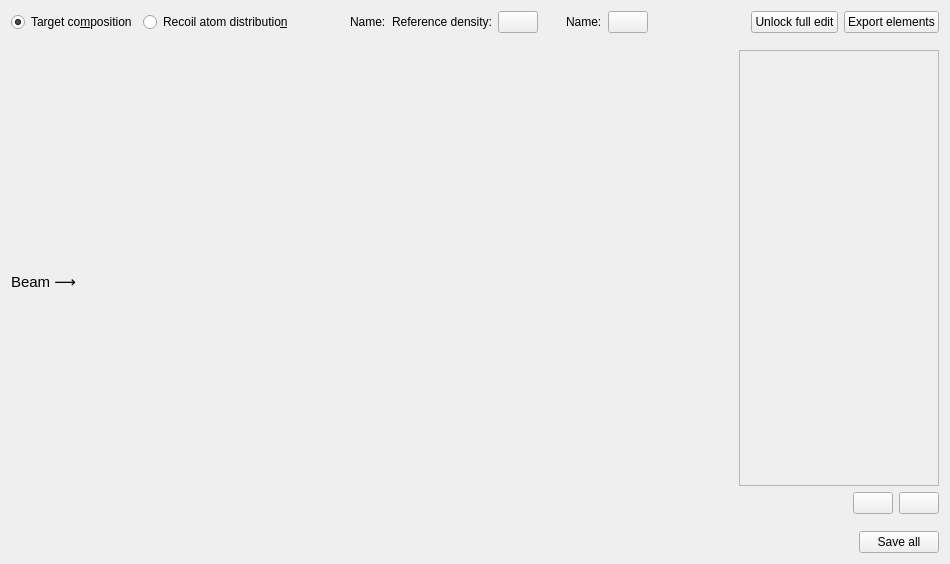
<?xml version="1.0" encoding="UTF-8"?>
<ui version="4.0">
 <class>TargetWidget</class>
 <widget class="QWidget" name="TargetWidget">
  <property name="geometry">
   <rect>
    <x>0</x>
    <y>0</y>
    <width>950</width>
    <height>564</height>
   </rect>
  </property>
  <property name="minimumSize">
   <size>
    <width>950</width>
    <height>564</height>
   </size>
  </property>
  <property name="windowTitle">
   <string>Target Composition and Recoil Atom Distribution</string>
  </property>
  <property name="styleSheet">
   <string notr="true"/>
  </property>
  <layout class="QGridLayout" name="gridLayout">
   <item row="0" column="0" rowspan="2" colspan="2">
    <layout class="QHBoxLayout" name="horizontalLayout_2">
     <item>
      <widget class="QRadioButton" name="targetRadioButton">
       <property name="text">
        <string>Target co&amp;mposition</string>
       </property>
       <property name="checked">
        <bool>true</bool>
       </property>
      </widget>
     </item>
     <item>
      <widget class="QRadioButton" name="recoilRadioButton">
       <property name="text">
        <string>Recoil atom distributio&amp;n</string>
       </property>
      </widget>
     </item>
     <item>
      <spacer name="horizontalSpacer_3">
       <property name="orientation">
        <enum>Qt::Horizontal</enum>
       </property>
       <property name="sizeType">
        <enum>QSizePolicy::Fixed</enum>
       </property>
       <property name="sizeHint" stdset="0">
        <size>
         <width>40</width>
         <height>20</height>
        </size>
       </property>
      </spacer>
     </item>
     <item>
      <widget class="QWidget" name="elementInfoWidget" native="true">
       <property name="minimumSize">
        <size>
         <width>100</width>
         <height>0</height>
        </size>
       </property>
       <layout class="QHBoxLayout" name="horizontalLayout_8">
        <property name="topMargin">
         <number>0</number>
        </property>
        <property name="bottomMargin">
         <number>0</number>
        </property>
        <item>
         <widget class="QLabel" name="nameLabel">
          <property name="text">
           <string>Name:</string>
          </property>
         </widget>
        </item>
        <item>
         <widget class="QLabel" name="referenceDensityLabel">
          <property name="text">
           <string>Reference density:</string>
          </property>
         </widget>
        </item>
        <item>
         <widget class="QPushButton" name="editPushButton">
          <property name="sizePolicy">
           <sizepolicy hsizetype="Fixed" vsizetype="Fixed">
            <horstretch>0</horstretch>
            <verstretch>0</verstretch>
           </sizepolicy>
          </property>
          <property name="text">
           <string/>
          </property>
         </widget>
        </item>
       </layout>
      </widget>
     </item>
     <item>
      <widget class="QWidget" name="targetInfoWidget" native="true">
       <property name="minimumSize">
        <size>
         <width>100</width>
         <height>0</height>
        </size>
       </property>
       <layout class="QHBoxLayout" name="horizontalLayout_11">
        <property name="topMargin">
         <number>0</number>
        </property>
        <property name="bottomMargin">
         <number>0</number>
        </property>
        <item>
         <widget class="QLabel" name="targetNameLabel">
          <property name="text">
           <string>Name:</string>
          </property>
         </widget>
        </item>
        <item>
         <widget class="QPushButton" name="editTargetInfoButton">
          <property name="sizePolicy">
           <sizepolicy hsizetype="Fixed" vsizetype="Fixed">
            <horstretch>0</horstretch>
            <verstretch>0</verstretch>
           </sizepolicy>
          </property>
          <property name="text">
           <string/>
          </property>
         </widget>
        </item>
       </layout>
      </widget>
     </item>
     <item>
      <spacer name="horizontalSpacer">
       <property name="orientation">
        <enum>Qt::Horizontal</enum>
       </property>
       <property name="sizeHint" stdset="0">
        <size>
         <width>40</width>
         <height>20</height>
        </size>
       </property>
      </spacer>
     </item>
     <item>
      <widget class="QPushButton" name="editLockPushButton">
       <property name="text">
        <string>Unlock full edit</string>
       </property>
      </widget>
     </item>
     <item>
      <widget class="QPushButton" name="exportElementsButton">
       <property name="toolTip">
        <string>Export layer elements to recoil atom distribution</string>
       </property>
       <property name="text">
        <string>Export elements</string>
       </property>
      </widget>
     </item>
    </layout>
   </item>
   <item row="2" column="0" colspan="2">
    <layout class="QHBoxLayout" name="horizontalLayout">
     <property name="spacing">
      <number>0</number>
     </property>
     <item>
      <widget class="QLabel" name="beamLabel">
       <property name="font">
        <font>
         <pointsize>11</pointsize>
        </font>
       </property>
       <property name="styleSheet">
        <string notr="true"/>
       </property>
       <property name="text">
        <string>Beam ⟶</string>
       </property>
      </widget>
     </item>
     <item>
      <widget class="QStackedWidget" name="stackedWidget">
       <property name="currentIndex">
        <number>-1</number>
       </property>
      </widget>
     </item>
     <item>
      <widget class="QWidget" name="recoilListWidget" native="true">
       <property name="enabled">
        <bool>true</bool>
       </property>
       <property name="minimumSize">
        <size>
         <width>0</width>
         <height>0</height>
        </size>
       </property>
       <property name="maximumSize">
        <size>
         <width>200</width>
         <height>16777215</height>
        </size>
       </property>
       <layout class="QVBoxLayout" name="recoil_layout">
        <property name="leftMargin">
         <number>0</number>
        </property>
        <property name="rightMargin">
         <number>0</number>
        </property>
        <item>
         <widget class="QScrollArea" name="recoilScrollArea">
          <property name="widgetResizable">
           <bool>true</bool>
          </property>
          <widget class="QWidget" name="recoilScrollAreaContents">
           <property name="geometry">
            <rect>
             <x>0</x>
             <y>0</y>
             <width>198</width>
             <height>430</height>
            </rect>
           </property>
          </widget>
         </widget>
        </item>
        <item>
         <layout class="QHBoxLayout" name="horizontalLayout_3">
          <item>
           <spacer name="horizontalSpacer_4">
            <property name="orientation">
             <enum>Qt::Horizontal</enum>
            </property>
            <property name="sizeHint" stdset="0">
             <size>
              <width>40</width>
              <height>20</height>
             </size>
            </property>
           </spacer>
          </item>
          <item>
           <widget class="QPushButton" name="addPushButton">
            <property name="sizePolicy">
             <sizepolicy hsizetype="Fixed" vsizetype="Fixed">
              <horstretch>0</horstretch>
              <verstretch>0</verstretch>
             </sizepolicy>
            </property>
            <property name="toolTip">
             <string>Add element</string>
            </property>
            <property name="text">
             <string/>
            </property>
            <property name="icon">
             <iconset>
              <normaloff>../ui_icons/reinhardt/edit_add.svg</normaloff>../ui_icons/reinhardt/edit_add.svg</iconset>
            </property>
           </widget>
          </item>
          <item>
           <widget class="QPushButton" name="removePushButton">
            <property name="sizePolicy">
             <sizepolicy hsizetype="Fixed" vsizetype="Fixed">
              <horstretch>0</horstretch>
              <verstretch>0</verstretch>
             </sizepolicy>
            </property>
            <property name="maximumSize">
             <size>
              <width>16777215</width>
              <height>16777215</height>
             </size>
            </property>
            <property name="toolTip">
             <string>Remove selected element</string>
            </property>
            <property name="text">
             <string/>
            </property>
            <property name="icon">
             <iconset>
              <normaloff>../ui_icons/reinhardt/delete.svg</normaloff>../ui_icons/reinhardt/delete.svg</iconset>
            </property>
           </widget>
          </item>
         </layout>
        </item>
       </layout>
      </widget>
     </item>
    </layout>
   </item>
   <item row="3" column="0" colspan="2">
    <layout class="QHBoxLayout" name="horizontalLayout_4">
     <item>
      <widget class="QLabel" name="instructionLabel">
       <property name="text">
        <string/>
       </property>
      </widget>
     </item>
     <item>
      <spacer name="horizontalSpacer_2">
       <property name="orientation">
        <enum>Qt::Horizontal</enum>
       </property>
       <property name="sizeHint" stdset="0">
        <size>
         <width>40</width>
         <height>20</height>
        </size>
       </property>
      </spacer>
     </item>
     <item>
      <widget class="QPushButton" name="saveButton">
       <property name="text">
        <string>Save all</string>
       </property>
      </widget>
     </item>
    </layout>
   </item>
  </layout>
 </widget>
 <layoutdefault spacing="6" margin="11"/>
 <resources/>
 <connections/>
</ui>
